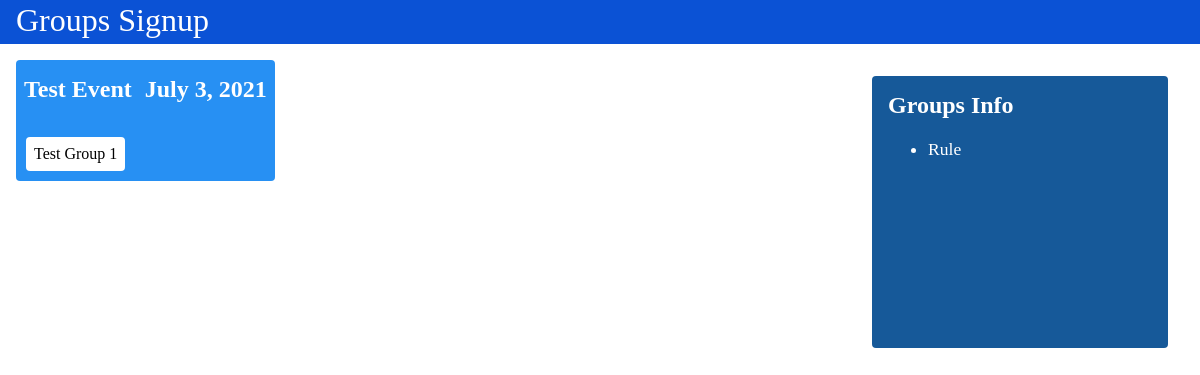
Before: / with the older database file.
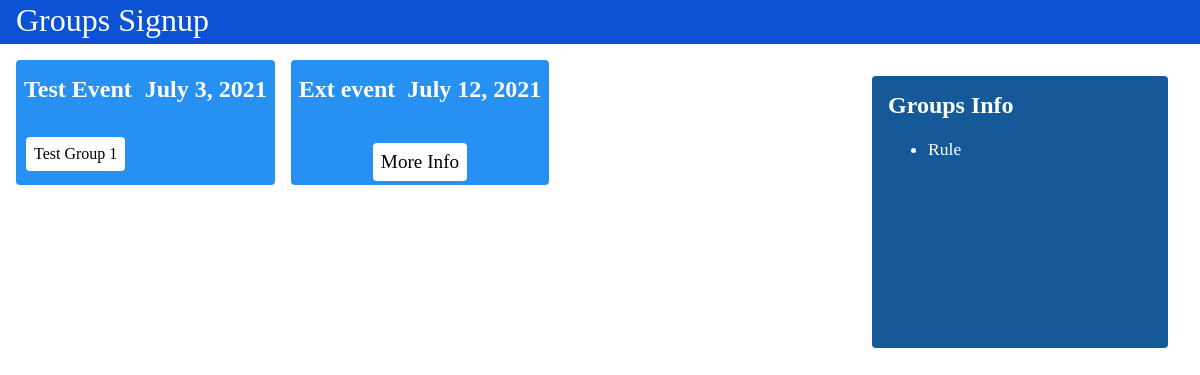
After: the same page with the newer database file.
### signupApp/models.py (models this page shows, shortened)
class event(models.Model):
    title = models.CharField(max_length=200)
    date = models.DateField()
    groups = models.ManyToManyField(group)
    active = models.BooleanField()

class group(models.Model):
    name = models.CharField(max_length=200)
    max = models.IntegerField()
    active = models.BooleanField()

class externalEvent(models.Model):
    title = models.CharField(max_length=200)
    date = models.DateField()
    url = models.URLField()
    active = models.BooleanField()

### signupApp/views.py (the view)
# urls.py: path("", views.indexView, name="index"),
def indexView(response):
    q1 = event.objects.filter(active=True)
    q1.filter(date__gte=datetime.date.today())
    q2 = externalEvent.objects.filter(active=True)
    q2.filter(date__gte=datetime.date.today())
    allEvents = list(q1)+list(q2)
    allEvents.sort(key=lambda x: x.date, reverse=False)
    print(allEvents[0]._meta.db_table)
    return render(response, "signupApp/index.html", {"events": allEvents})

### signupApp/templates/signupApp/index.html (shortened to what this page needs)
{% load static %}
<!DOCTYPE html>
<html lang="en">
<head>
    <link rel="stylesheet" href="{% static 'signupApp/main.css' %}">
    <link rel="stylesheet" href="{% static 'signupApp/index.css' %}">
</head>
<body>
    <div class="head">
        Groups Signup
    </div>
    <div class="mainCont">
        <div class="events">
            {% for event in events %}
            {% if event.groups %}
            <div class="eventCard">
                <div class="titleBar"><h4>{{event.title}}</h4><h4>{{event.date}}</h4></div>
                <div class="groupOptions">
                    {% for group in event.groups.all %}
                    <a class="linkBtn" href="/register/{{event.id}}/{{group.id}}">{{group.name}}</a>
                    {% endfor %}
                </div>
            </div>
            {% else %}
            <div class="eventCard">
                <div class="titleBar"><h4>{{event.title}}</h4><h4>{{event.date}}</h4></div>
                <div class="extEvent"><a href="{{event.url}}" class="linkBtn largeBtn" target="_blank">More Info</a></div>
            </div>
            {% endif %}
            {% endfor %}
        </div>
        <div class="info">
            <div class="infoCard">
                <h2>Groups Info</h2>
                <ul>
                    <li>Rule</li>
                </ul>
            </div>
        </div>
    </div>
</body>
</html>

### signupApp/static/signupApp/main.css (style rules this page uses)
body { margin: 0; padding: 0; }
.head { background-color: rgb(11, 82, 213); padding: 0px 1rem .3rem 1rem; margin: 0; color: white; display: flex; align-items:baseline; justify-content: space-between; font-size: 2rem; }

### signupApp/static/signupApp/index.css (style rules this page uses)
.mainCont { display: grid; grid-template-columns: 7fr 3fr; height: 90vh; }
.events { display: grid; grid-template-columns: repeat(3, 1fr); grid-auto-rows: min-content; grid-gap: 1rem; margin: 1rem; }
.eventCard { background-color: rgb(39, 144, 243); border-radius: 4px; padding: .5rem; color: white; }
.titleBar { display: flex; align-items:baseline; justify-content: space-between; }
div.titleBar h4 { margin-top: .5rem; font-size: 1.5rem; }
.groupOptions { display: flex; flex-wrap: wrap; }
.extEvent { display: flex; align-items: center; justify-content: center; height: 50%; }
.linkBtn { text-decoration: none; background-color: white; color: black; border-radius: 4px; padding: .5rem; margin: 2px; }
.largeBtn { font-size: 1.2rem; }
.infoCard { background-color: rgb(22, 89, 153); margin: 2rem; padding: 1rem; width: 30wh; min-height: 30vh; border-radius: 4px; color: white; }
div.infoCard h2 { margin-top: 0; }
div.infoCard ul { font-size: 1.1rem; }

Changed rows visible on the page:
added externalEvent: title "Ext event", date "July 12, 2021"
